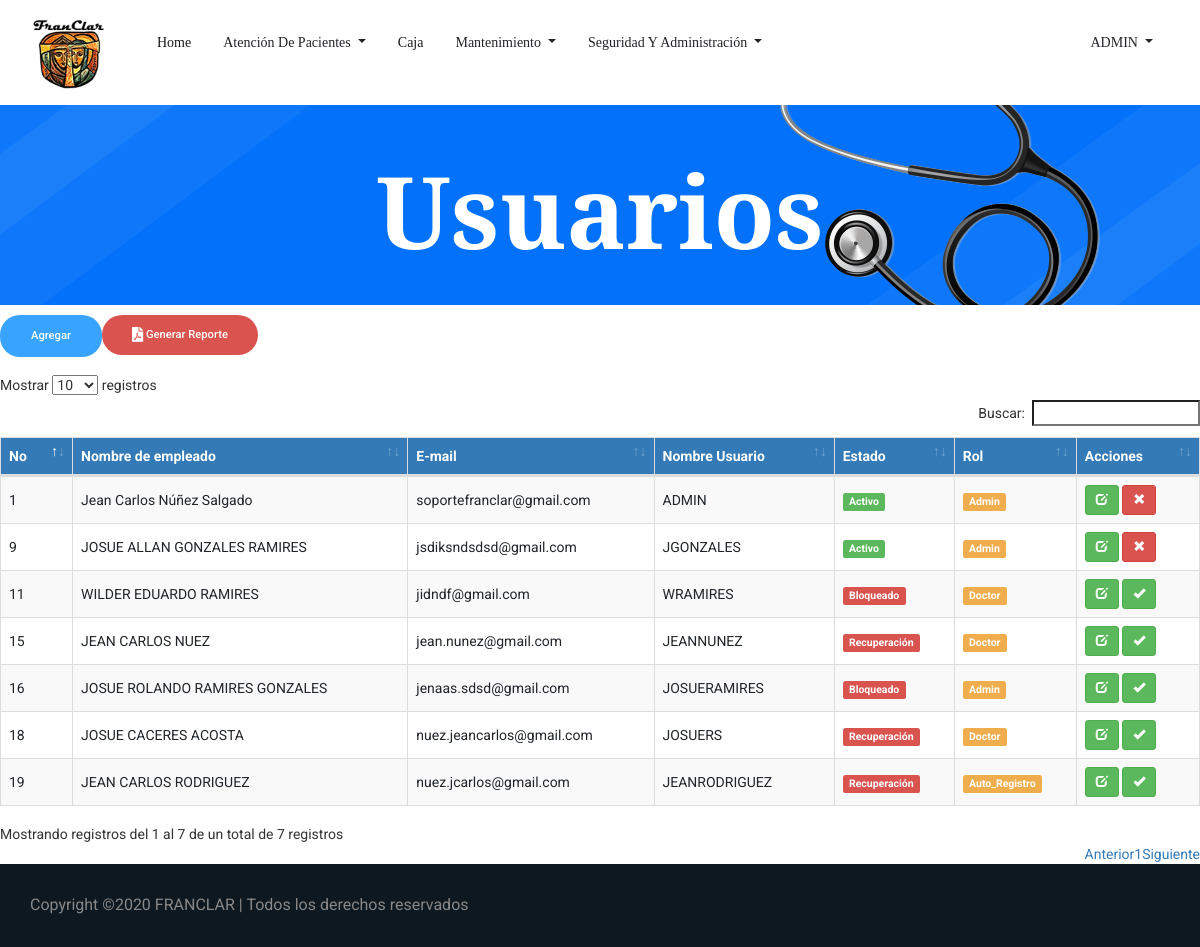
The app's page /Usuarios.php (signed in), older data.
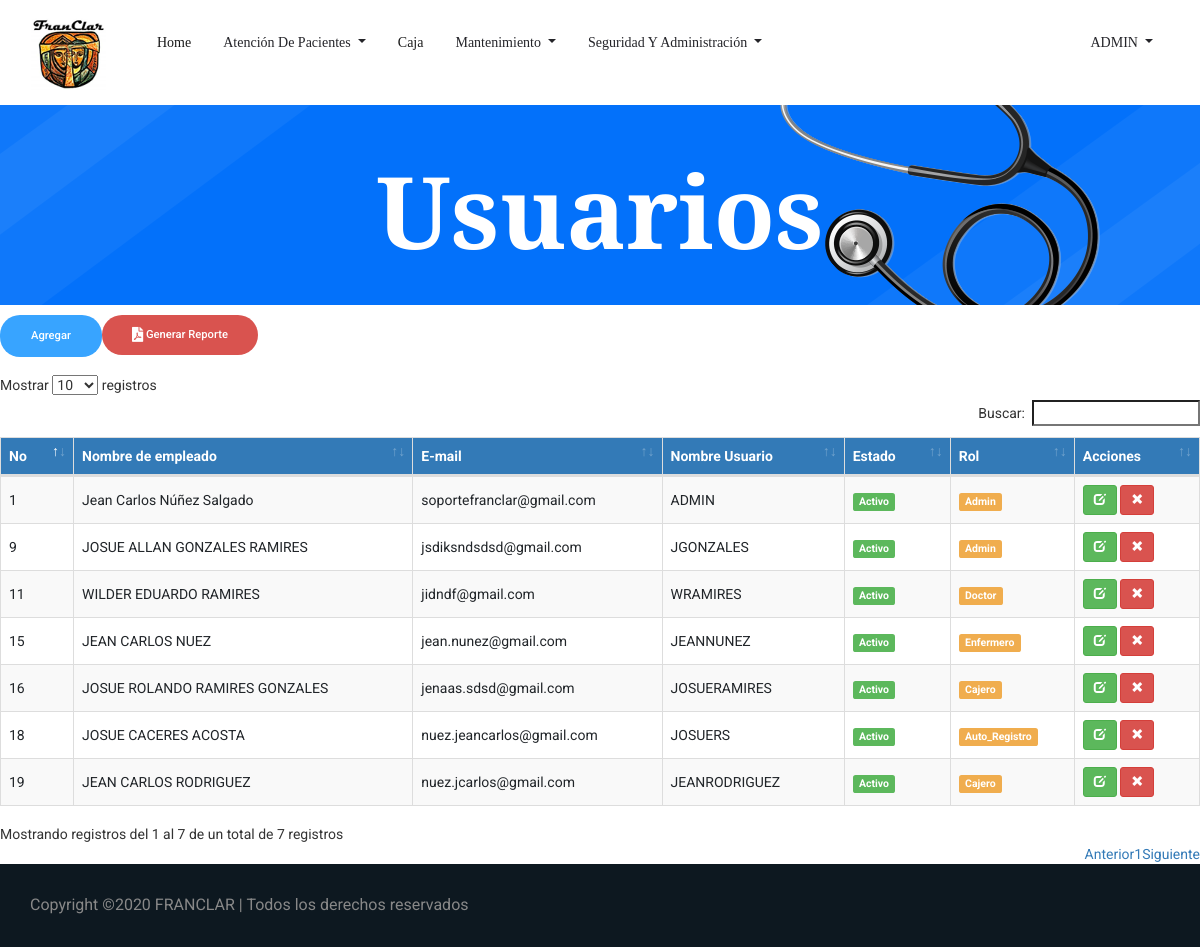
The same page, newer data.
### tables this page shows
CREATE TABLE `tbl_usuario` (
  `ID_Usuario` bigint(3) NOT NULL,
  `ID_Empleado` int(3) NOT NULL,
  `ID_Estado` int(3) NOT NULL,
  `Nom_Usuario` varchar(50) NOT NULL,
  `email` varchar(30) NOT NULL,
  `Contraseña` varchar(30) NOT NULL,
  `ID_Rol` bigint(3) NOT NULL,
  `Ult_Conexion` date DEFAULT NULL,
  `Primer_Ingreso` int(1) NOT NULL,
  `token` varchar(50) DEFAULT NULL,
  `token_password` varchar(100) DEFAULT NULL,
  `password_request` int(11) DEFAULT NULL,
  `Fec_venc` date DEFAULT NULL,
  `Usuario_crea` bigint(3) DEFAULT NULL,
  `Fec_crea` date DEFAULT NULL,
  `Usuario_modif` bigint(3) DEFAULT NULL,
  `Fec_modif` date DEFAULT NULL,
  `preguntas_contestadas` int(11) DEFAULT NULL
);

CREATE TABLE `tbl_empleado` (
  `ID_Empleado` int(3) NOT NULL,
  `Nom_Empleado` varchar(50) NOT NULL,
  `ID_Sexo` int(1) NOT NULL,
  `ID_Est_Civil` int(3) NOT NULL,
  `ID_Cargo` int(3) NOT NULL,
  `ID_Especialidad` int(3) NOT NULL,
  `Cedula` varchar(13) NOT NULL,
  `Fec_Nacimiento` date NOT NULL,
  `Dir_Empleado` varchar(255) NOT NULL,
  `Tel_Empleado` int(8) NOT NULL,
  `Cel_Empleado` int(8) NOT NULL,
  `Salario` int(6) NOT NULL,
  `Usuario_crea` bigint(3) DEFAULT NULL,
  `Fec_crea` date DEFAULT NULL,
  `Usuario_modif` bigint(3) DEFAULT NULL,
  `Fec_modif` date DEFAULT NULL
);

CREATE TABLE `tbl_estado_usuario` (
  `ID_Estado` int(3) NOT NULL,
  `Descripcion` varchar(15) NOT NULL
);

CREATE TABLE `tbl_roles` (
  `ID_Rol` bigint(3) NOT NULL,
  `Rol` varchar(30) NOT NULL
);

### Usuarios.php (the view, shortened to what this page needs)
<!doctype html>
<html lang="es">
<?php
include 'head.php'
?>
<body>
    <?php
    include 'header.php';
    ?>
    <section class="breadcrumb_part breadcrumb_bg">
        <div class="container">
            <div class="row">
                <div class="col-lg-12">
                    <div class="breadcrumb_iner">
                        <div class="breadcrumb_iner_item">
                            <h2>Usuarios</h2>
                        </div>
                    </div>
                </div>
            </div>
        </div>
    </section>
	 <?php
	  $rolUsuario=$_SESSION['ID_Rol'];
	 $sql=("SELECT * FROM tbl_permisos WHERE id_objeto=2 AND id_rol=$rolUsuario");
		$query=mysqli_query($con,$sql);
		if(mysqli_num_rows($query)>0){
			$row = mysqli_fetch_assoc($query);
			$permiso= $row['permiso_insertar'];
		}if ($permiso==0){
		 echo '<div class="alert alert-danger alert-dismissable"><button type="button" class="close" data-dismiss="alert" aria-hidden="true">&times;</button>"usuario no tiene permisos para agregar nuevo"</div>';
		}else{?>
		<form class="form-inline my-2 my-lg-0 float-left">
			<a href="agregarusuario.php" class="genric-btn info circle">Agregar</a>
		</form>
		<form class="form-inline my-2 my-lg-0 float-left">
			<a class="genric-btn btn-danger circle" href="../FRANCLAR/Reportes-PDF/ReporteUsuarios.php">
			<i class="fas fa-file-pdf fa-lg"> </i> Generar Reporte</a>
	    </form>
		<br>
		<br>
		<br>
		<?php } ?>
   <div class="table-responsive">
			<table id="datatableUsuarios" class="table table-striped table-bordered" cellspacing="0" width="100%">
			    <thead>
				<tr>
                    <th>No</th>
					<th>Nombre de empleado</th>
					<th>E-mail</th>
					<th>Nombre Usuario</th>
					<th>Estado</th>
					<th>Rol</th>
					<th>Acciones</th>
				</tr>
				</thead>
				<tbody>
				<?php
				$sql = mysqli_query($con, "SELECT tbl_usuario.ID_Usuario,
				tbl_empleado.Nom_Empleado,
	            tbl_usuario.email,
	            tbl_usuario.Nom_Usuario,
	            tbl_estado_usuario.Descripcion,
	            tbl_roles.Rol FROM tbl_usuario
	            INNER JOIN tbl_empleado on tbl_usuario.ID_Empleado = tbl_empleado.ID_Empleado
	            INNER JOIN tbl_estado_usuario on tbl_usuario.ID_Estado = tbl_estado_usuario.ID_Estado
	            INNER JOIN tbl_roles on tbl_usuario.ID_Rol = tbl_roles.ID_Rol");
			if(mysqli_num_rows($sql) == 0){
				 echo '<tr><td colspan="8">No hay datos.</td></tr>';
				}else{
				 while($row = mysqli_fetch_assoc($sql)){
					if($row['Descripcion'] == 'Activo'){
					echo '
					<tr>
						<td>'.$row['ID_Usuario'].'</td>
						<td>'.$row['Nom_Empleado'].'</td>
						<td>'.$row['email'].'</td>
						<td>'.$row['Nom_Usuario'].'</td>
						<td><span class="label label-success">'.$row['Descripcion'].'</span></td>
						<td><span class="label label-warning">'.$row['Rol'].'</span></td>
						<td>
								<a href="EditarUsuario.php?nik='.$row['ID_Usuario'].'" title="Editar datos" class="btn btn-success btn-sm"><span class="glyphicon glyphicon-edit" aria-hidden="true"></span></a>
								<a href="Usuarios.php?aksi=bloquear&nik='.$row['ID_Usuario'].'" title="Bloquear Usuario" onclick="return confirm(\'¿Está seguro que desea bloquear al usuario '.$row['Nom_Usuario'].'?\')" class="btn btn-danger btn-sm"><span class="glyphicon glyphicon-remove" aria-hidden="true"></span></a>
						</td>
					</tr>
					';
				}else{
					echo '
					<tr>
						<td>'.$row['ID_Usuario'].'</td>
						<td>'.$row['Nom_Empleado'].'</td>
						<td>'.$row['email'].'</td>
						<td>'.$row['Nom_Usuario'].'</td>
						<td><span class="label label-danger">'.$row['Descripcion'].'</span></td>
						<td><span class="label label-warning">'.$row['Rol'].'</span></td>
						<td>
								<a href="EditarUsuario.php?nik='.$row['ID_Usuario'].'" title="Editar datos" class="btn btn-success btn-sm"><span class="glyphicon glyphicon-edit" aria-hidden="true"></span></a>
								<a href="Usuarios.php?akno=activar&nik='.$row['ID_Usuario'].'" title="Activar Usuario" onclick="return confirm(\'¿Está seguro que desea Activar al usuario '.$row['Nom_Usuario'].'?\')" class="btn btn-success btn-sm"><span class="glyphicon glyphicon-ok" aria-hidden="true"></span></a>
						</td>
					</tr>
					';
				}
				 }
				}
				?>
			</tbody>
			</table>
		 </div>
    <?php
        include 'Copyright.php'
    ?>
</body>
</html>

### head.php (shortened to what this page needs)
<head>
  <link href="css/style_nav.css" rel="stylesheet">
  <link rel="stylesheet" href="css/bootstrap.min.css">
  <link href="font-awesome/css/font-awesome.min.css" rel="stylesheet">
  <link rel="stylesheet" href="https://use.fontawesome.com/releases/v5.8.2/css/all.css">
  <link rel="stylesheet" href="css/animate.css">
  <link rel="stylesheet" href="css/owl.carousel.min.css">
  <link rel="stylesheet" href="css/themify-icons.css">
  <link rel="stylesheet" href="css/flaticon.css">
  <link rel="stylesheet" href="css/magnific-popup.css">
  <link rel="stylesheet" href="css/nice-select.css">
  <link rel="stylesheet" href="css/slick.css">
  <link rel="stylesheet" href="https://maxcdn.bootstrapcdn.com/bootstrap/3.4.0/css/bootstrap.min.css">
  <link rel="stylesheet" href="css/style.css">
  <link rel="stylesheet" href="https://cdnjs.cloudflare.com/ajax/libs/font-awesome/4.7.0/css/font-awesome.min.css">
  <link href="css/bootstrap-datepicker.css" rel="stylesheet">
    <link href='lib/main.css' rel='stylesheet' />
    <link rel="stylesheet" href="css/main.css">
    <link rel="stylesheet" type="text/css" href="datatables/datatables.min.css"/>
    <link rel="stylesheet"  type="text/css" href="datatables/DataTables-1.10.18/css/dataTables.bootstrap4.min.css">
  <link href="https://cdn.jsdelivr.net/npm/select2@4.1.0-beta.1/dist/css/select2.min.css" rel="stylesheet" />
</head>

### header.php (shortened to what this page needs)
<?php
$usuario=$_SESSION['Nom_Usuario'];
$rolUsuario=$_SESSION['ID_Rol'];
?>
<?php
switch ($rolUsuario) {
    case '1':?>
       <header class="main_menu">
        <div class="container">
            <div class="row align-items-center">
                <div class="col-lg-12">
                    <nav class="navbar navbar-expand-lg navbar-light">
                        <a class="navbar-brand" href="index.php"> <img src="img/franclar_logo.png" srcset="img/franclar_logo.png 800w" sizes= "(min-width: 1000px) 50vw, (min-width: 800px) 80vw, (min-width: 600px) 100vw, (min-width: 300px) 145vw, , (min-width: 250px) 100vw, (min-width: 100px) 100vw" alt="logo"> </a>
                        <div class="collapse navbar-collapse main-menu-item justify-content-center"
                            id="navbarSupportedContent">
                            <ul class="navbar-nav align-items-center">
                                <li class="nav-item active">
                                    <a class="nav-link" href="Index.php">Home</a>
                                </li>
                                <li class="nav-item dropdown">
                                    <a class="nav-link dropdown-toggle" href="#" id="navbarDropdown"
                                        role="button" data-toggle="dropdown" aria-haspopup="true" aria-expanded="false">
                                        Atención de Pacientes
                                    </a>
                                </li>
                                <li class="nav-item active">
                                    <a class="nav-link" href="Caja.php">Caja</a>
                                </li>
                            <li class="nav-item dropdown">
                                <a class="nav-link dropdown-toggle" href="#" id="navbarDropdown"
                                role="button" data-toggle="dropdown" aria-haspopup="true" aria-expanded="false">
                                Mantenimiento
                            </a>
                                </li>
                                <li class="nav-item dropdown">
                                    <a class="nav-link dropdown-toggle" href="#" id="navbarDropdown"
                                    role="button" data-toggle="dropdown" aria-haspopup="true" aria-expanded="false">
                                        Seguridad y Administración
                                    </a>
                                </li>
                            </ul>
                        </div>
                        <div class="row">
                        <div class="col collapse navbar-collapse main-menu-item justify-content-center" id="navbarSupportedContent">
                            <ul class="navbar-nav align-items-center">
                                <li class="nav-item dropdown float-right">
                                    <a class="nav-link dropdown-toggle" href="#" id="navbarDropdown"
                                    role="button" data-toggle="dropdown" aria-haspopup="true" aria-expanded="false">
                                    <?php echo $usuario?>
                                    </a>
                                </li>
                            </ul>
                        </div>
                    </div>
                    </nav>
                </div>
            </div>
        </div>
    </header>
<?php
        break;
        ?>
<?php }?>

### Copyright.php
<footer class="footer-area">
    <div class="copyright_part">
                <div class="container">
                    <div class="row align-items-center">
                        <p class="footer-text m-0 col-lg-8 col-md-12">
    Copyright &copy;<script>document.write(new Date().getFullYear());</script> FRANCLAR | Todos los derechos reservados
    </p>
                    </div>
                </div>
            </div>
</footer>

### css/main.css (style rules this page uses)
table th { background-color: #337ab7 !important; color: white; }
table>tbody>tr>td { vertical-align: middle !important; }

Row changes from the older to the newer data that the page shows:
changed tbl_usuario "jidndf@gmail.com": ID_Estado.Descripcion "Bloqueado" → "Activo"
changed tbl_usuario "jean.nunez@gmail.com": ID_Estado.Descripcion "Recuperación" → "Activo"; ID_Rol.Rol "Doctor" → "Enfermero"
changed tbl_usuario "jenaas.sdsd@gmail.com": ID_Estado.Descripcion "Bloqueado" → "Activo"; ID_Rol.Rol "Admin" → "Cajero"
changed tbl_usuario "nuez.jcarlos@gmail.com": ID_Estado.Descripcion "Recuperación" → "Activo"; ID_Rol.Rol "Auto_Registro" → "Cajero"; moves up the list
changed tbl_usuario "nuez.jeancarlos@gmail.com": ID_Estado.Descripcion "Recuperación" → "Activo"; ID_Rol.Rol "Doctor" → "Auto_Registro"
